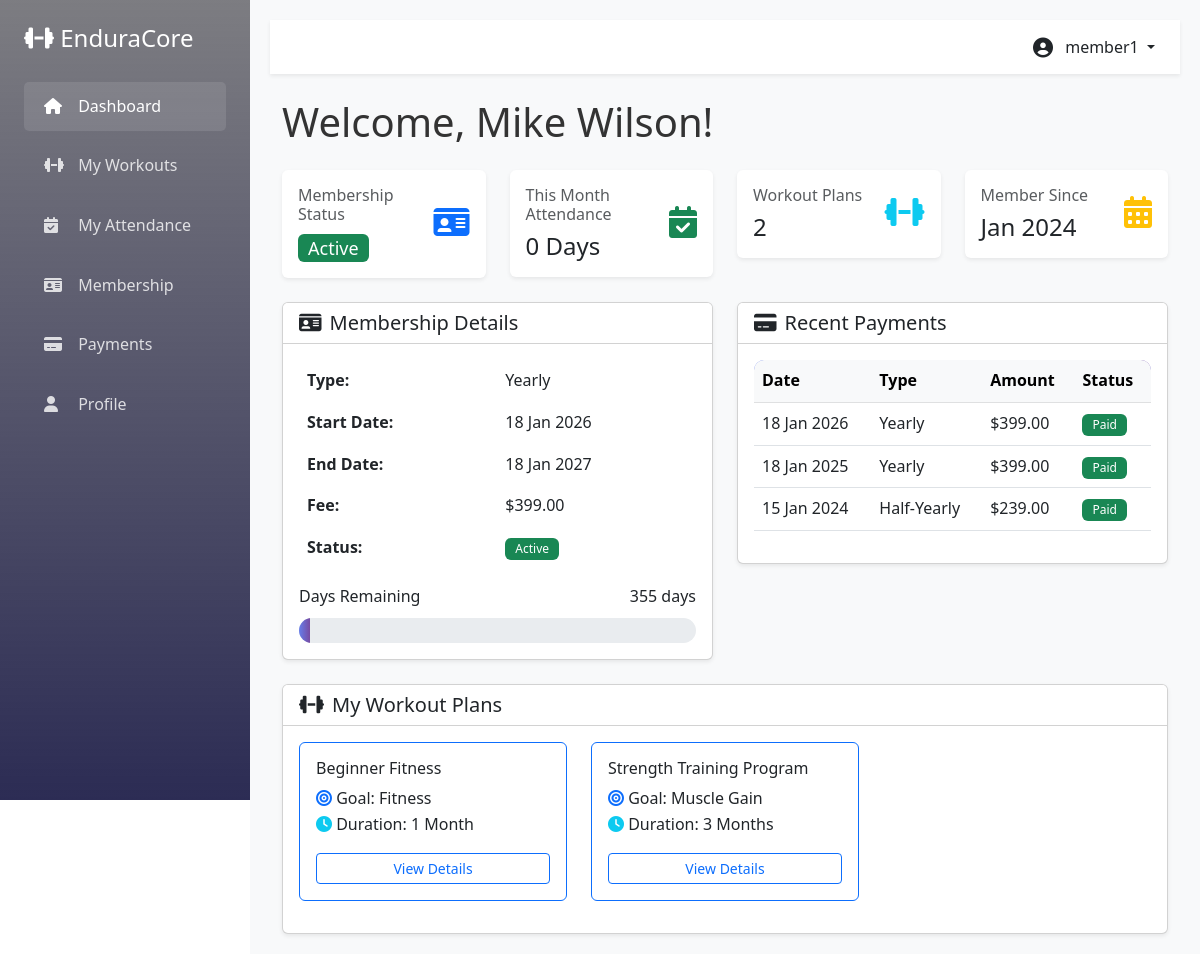
The app's page /member/dashboard.php (signed in) with its own data.
### tables this page shows
CREATE TABLE `member` (
  `member_id` int(11) NOT NULL,
  `account_id` int(11) DEFAULT NULL,
  `member_name` varchar(100) NOT NULL,
  `age` int(11) DEFAULT NULL,
  `gender` enum('Male','Female','Other') DEFAULT NULL,
  `phone` varchar(20) DEFAULT NULL,
  `email` varchar(100) DEFAULT NULL,
  `join_date` date DEFAULT NULL
);

CREATE TABLE `membership` (
  `membership_id` int(11) NOT NULL,
  `member_id` int(11) DEFAULT NULL,
  `membership_type` enum('Monthly','Quarterly','Half-Yearly','Yearly') DEFAULT NULL,
  `start_date` date DEFAULT NULL,
  `end_date` date DEFAULT NULL,
  `fee` decimal(10,2) DEFAULT NULL,
  `status` enum('Active','Pending','Expired','Cancelled') NOT NULL
);

CREATE TABLE `payment` (
  `payment_id` int(11) NOT NULL,
  `membership_id` int(11) DEFAULT NULL,
  `payment_date` date DEFAULT NULL,
  `amount` decimal(10,2) DEFAULT NULL,
  `payment_method` enum('Cash','Card','eSewa','Khalti','Online Banking') NOT NULL,
  `payment_status` enum('Paid','Pending','Failed') DEFAULT NULL
);

CREATE TABLE `workout_plan` (
  `plan_id` int(11) NOT NULL,
  `trainer_id` int(11) DEFAULT NULL,
  `plan_name` varchar(100) NOT NULL,
  `goal` enum('Weight Loss','Muscle Gain','Endurance','Fitness') DEFAULT NULL,
  `duration` enum('1 Month','3 Months','6 Months') DEFAULT NULL
);

### member/dashboard.php (the view, shortened to what this page needs)
<?php
require_once '../config/db_config.php';
$account_id = $_SESSION['user_id'];
$member_query = "SELECT m.*, a.username FROM MEMBER m
                 JOIN ACCOUNT a ON m.account_id = a.account_id
                 WHERE a.account_id = ?";
$stmt = $conn->prepare($member_query);
$stmt->bind_param("i", $account_id);
$stmt->execute();
$member = $stmt->get_result()->fetch_assoc();
$member_id = $member['member_id'];
$membership_query = "SELECT * FROM MEMBERSHIP WHERE member_id = ? AND status = 'Active' ORDER BY end_date DESC LIMIT 1";
$stmt = $conn->prepare($membership_query);
$stmt->bind_param("i", $member_id);
$stmt->execute();
$membership = $stmt->get_result()->fetch_assoc();
$attendance_query = "SELECT COUNT(*) as total FROM ATTENDANCE WHERE member_id = ? AND MONTH(attendance_date) = MONTH(CURDATE())";
$stmt = $conn->prepare($attendance_query);
$stmt->bind_param("i", $member_id);
$stmt->execute();
$attendance_count = $stmt->get_result()->fetch_assoc()['total'];
$workout_query = "SELECT wp.*, t.trainer_name
                  FROM WORKOUT_PLAN wp
                  JOIN member_workout_plan mwp ON wp.plan_id = mwp.plan_id
                  LEFT JOIN TRAINER t ON wp.trainer_id = t.trainer_id
                  WHERE mwp.member_id = ?
                  ORDER BY wp.plan_id DESC";
$stmt = $conn->prepare($workout_query);
$stmt->bind_param("i", $member_id);
$stmt->execute();
$workouts = $stmt->get_result();
$payment_query = "SELECT p.*, m.membership_type FROM PAYMENT p
                  JOIN MEMBERSHIP m ON p.membership_id = m.membership_id
                  WHERE m.member_id = ? ORDER BY p.payment_date DESC LIMIT 5";
$stmt = $conn->prepare($payment_query);
$stmt->bind_param("i", $member_id);
$stmt->execute();
$payments = $stmt->get_result();
?>
<!DOCTYPE html>
<html lang="en">
<head>
    <link href="https://cdn.jsdelivr.net/npm/bootstrap@5.3.0/dist/css/bootstrap.min.css" rel="stylesheet">
    <link rel="stylesheet" href="https://cdnjs.cloudflare.com/ajax/libs/font-awesome/6.4.0/css/all.min.css">
    <link rel="stylesheet" href="../css/style.css">
</head>
<body>
    <div class="d-flex">
        <?php include '../partials/sidebar.php'; ?>
        <div class="main-content flex-grow-1">
            <?php include '../partials/header.php'; ?>
            <div class="container-fluid">
                <h1 class="mb-4">Welcome, <?php echo htmlspecialchars($member['member_name']); ?>!</h1>
                <div class="row mb-4">
                    <div class="col-md-3">
                        <div class="card stat-card border-0 shadow-sm">
                            <div class="card-body">
                                <div class="d-flex justify-content-between align-items-center">
                                    <div>
                                        <h6 class="text-muted mb-2">Membership Status</h6>
                                        <h4 class="mb-0">
                                            <?php if ($membership): ?>
                                                <span class="badge bg-success"><?php echo $membership['status']; ?></span>
                                            <?php else: ?>
                                                <span class="badge bg-danger">Inactive</span>
                                            <?php endif; ?>
                                        </h4>
                                    </div>
                                    <div class="text-primary">
                                        <i class="fas fa-id-card fa-2x"></i>
                                    </div>
                                </div>
                            </div>
                        </div>
                    </div>
                    <div class="col-md-3">
                        <div class="card stat-card border-0 shadow-sm">
                            <div class="card-body">
                                <div class="d-flex justify-content-between align-items-center">
                                    <div>
                                        <h6 class="text-muted mb-2">This Month Attendance</h6>
                                        <h4 class="mb-0"><?php echo $attendance_count; ?> Days</h4>
                                    </div>
                                    <div class="text-success">
                                        <i class="fas fa-calendar-check fa-2x"></i>
                                    </div>
                                </div>
                            </div>
                        </div>
                    </div>
                    <div class="col-md-3">
                        <div class="card stat-card border-0 shadow-sm">
                            <div class="card-body">
                                <div class="d-flex justify-content-between align-items-center">
                                    <div>
                                        <h6 class="text-muted mb-2">Workout Plans</h6>
                                        <h4 class="mb-0"><?php echo $workouts->num_rows; ?></h4>
                                    </div>
                                    <div class="text-info">
                                        <i class="fas fa-dumbbell fa-2x"></i>
                                    </div>
                                </div>
                            </div>
                        </div>
                    </div>
                    <div class="col-md-3">
                        <div class="card stat-card border-0 shadow-sm">
                            <div class="card-body">
                                <div class="d-flex justify-content-between align-items-center">
                                    <div>
                                        <h6 class="text-muted mb-2">Member Since</h6>
                                        <h4 class="mb-0"><?php echo date('M Y', strtotime($member['join_date'])); ?></h4>
                                    </div>
                                    <div class="text-warning">
                                        <i class="fas fa-calendar-alt fa-2x"></i>
                                    </div>
                                </div>
                            </div>
                        </div>
                    </div>
                </div>
                <div class="row">
                    <div class="col-md-6 mb-4">
                        <div class="card shadow-sm">
                            <div class="card-header bg-white">
                                <h5 class="mb-0"><i class="fas fa-id-card me-2"></i>Membership Details</h5>
                            </div>
                            <div class="card-body">
                                <?php if ($membership): ?>
                                    <table class="table table-borderless">
                                        <tr>
                                            <td><strong>Type:</strong></td>
                                            <td><?php echo $membership['membership_type']; ?></td>
                                        </tr>
                                        <tr>
                                            <td><strong>Start Date:</strong></td>
                                            <td><?php echo date('d M Y', strtotime($membership['start_date'])); ?></td>
                                        </tr>
                                        <tr>
                                            <td><strong>End Date:</strong></td>
                                            <td><?php echo date('d M Y', strtotime($membership['end_date'])); ?></td>
                                        </tr>
                                        <tr>
                                            <td><strong>Fee:</strong></td>
                                            <td>$<?php echo number_format($membership['fee'], 2); ?></td>
                                        </tr>
                                        <tr>
                                            <td><strong>Status:</strong></td>
                                            <td><span class="badge bg-success"><?php echo $membership['status']; ?></span></td>
                                        </tr>
                                    </table>
                                    <?php
                                    $days_left = ceil((strtotime($membership['end_date']) - time()) / 86400);
                                    $total_days = ceil((strtotime($membership['end_date']) - strtotime($membership['start_date'])) / 86400);
                                    $progress = max(0, min(100, (($total_days - $days_left) / $total_days) * 100));
                                    ?>
                                    <div class="mt-3">
                                        <div class="d-flex justify-content-between mb-2">
                                            <span>Days Remaining</span>
                                            <span><?php echo $days_left; ?> days</span>
                                        </div>
                                        <div class="progress">
                                            <div class="progress-bar" role="progressbar" style="width: <?php echo $progress; ?>%"></div>
                                        </div>
                                    </div>
                                <?php else: ?>
                                    <div class="alert alert-warning">
                                        <i class="fas fa-exclamation-triangle"></i> You don't have an active membership. Please contact admin to renew.
                                    </div>
                                <?php endif; ?>
                            </div>
                        </div>
                    </div>
                    <div class="col-md-6 mb-4">
                        <div class="card shadow-sm">
                            <div class="card-header bg-white">
                                <h5 class="mb-0"><i class="fas fa-credit-card me-2"></i>Recent Payments</h5>
                            </div>
                            <div class="card-body">
                                <?php if ($payments->num_rows > 0): ?>
                                    <div class="table-responsive">
                                        <table class="table table-hover">
                                            <thead class="table-light">
                                                <tr>
                                                    <th>Date</th>
                                                    <th>Type</th>
                                                    <th>Amount</th>
                                                    <th>Status</th>
                                                </tr>
                                            </thead>
                                            <tbody>
                                                <?php while ($payment = $payments->fetch_assoc()): ?>
                                                    <tr>
                                                        <td><?php echo date('d M Y', strtotime($payment['payment_date'])); ?></td>
                                                        <td><?php echo $payment['membership_type']; ?></td>
                                                        <td>$<?php echo number_format($payment['amount'], 2); ?></td>
                                                        <td>
                                                            <?php
                                                            $badge_class = '';
                                                            switch ($payment['payment_status']) {
                                                                case 'Paid': $badge_class = 'bg-success'; break;
                                                            }
                                                            ?>
                                                            <span class="badge <?php echo $badge_class; ?>"><?php echo $payment['payment_status']; ?></span>
                                                        </td>
                                                    </tr>
                                                <?php endwhile; ?>
                                            </tbody>
                                        </table>
                                    </div>
                                <?php else: ?>
                                    <p class="text-muted text-center mb-0">No payment history available</p>
                                <?php endif; ?>
                            </div>
                        </div>
                    </div>
                </div>
                <div class="row">
                    <div class="col-12">
                        <div class="card shadow-sm">
                            <div class="card-header bg-white">
                                <h5 class="mb-0"><i class="fas fa-dumbbell me-2"></i>My Workout Plans</h5>
                            </div>
                            <div class="card-body">
                                <?php if ($workouts->num_rows > 0): ?>
                                    <div class="row">
                                        <?php while ($workout = $workouts->fetch_assoc()): ?>
                                            <div class="col-md-4 mb-3">
                                                <div class="card border-primary">
                                                    <div class="card-body">
                                                        <h6 class="card-title"><?php echo htmlspecialchars($workout['plan_name']); ?></h6>
                                                        <p class="card-text">
                                                            <i class="fas fa-bullseye text-primary"></i> Goal: <?php echo $workout['goal']; ?><br>
                                                            <i class="fas fa-clock text-info"></i> Duration: <?php echo $workout['duration']; ?>
                                                        </p>
                                                        <a href="./my_workouts.php"><button class="btn btn-sm btn-outline-primary w-100">View Details</button></a>
                                                    </div>
                                                </div>
                                            </div>
                                        <?php endwhile; ?>
                                    </div>
                                <?php else: ?>
                                    <div class="alert alert-info">
                                        <i class="fas fa-info-circle"></i> No workout plans assigned yet. Contact your trainer to get started!
                                    </div>
                                <?php endif; ?>
                            </div>
                        </div>
                    </div>
                </div>
            </div>
        </div>
    </div>
</body>
</html>

### records on screen
member: member_name "Mike Wilson", join_date "Jan 2024"
membership: status "Active", membership_type "Yearly", start_date "18 Jan 2026", end_date "18 Jan 2027", fee "399.00", end_date "355"
payment: payment_date "18 Jan 2026", membership.membership_type "Yearly", amount "399.00", payment_status "Paid"
payment: payment_date "18 Jan 2025", membership.membership_type "Yearly", amount "399.00", payment_status "Paid"
payment: payment_date "15 Jan 2024", membership.membership_type "Half-Yearly", amount "239.00", payment_status "Paid"
workout_plan: plan_name "Beginner Fitness", goal "Fitness", duration "1 Month"
workout_plan: plan_name "Strength Training Program", goal "Muscle Gain", duration "3 Months"

### other values on screen
$_SESSION['username'] "member1"
$attendance_count "0"
$workouts->num_rows "2"
